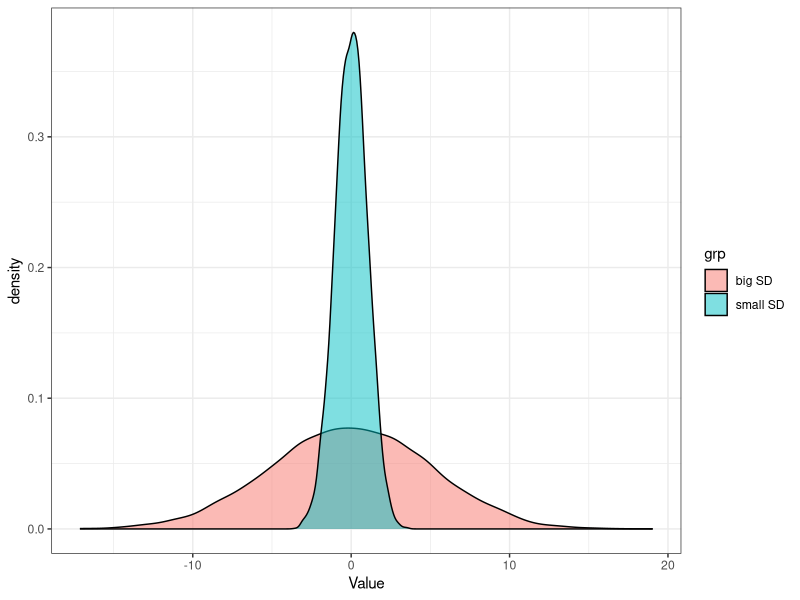

Reproduce this figure in R.
## ---- chunk 1
knitr::opts_chunk$set(echo = TRUE)
## ---- chunk 2
library(ggplot2)
x1 <- rnorm(10000, 0, 5)
x2 <- rnorm(10000, mean = 0, sd = 1)
df <- data.frame(x = c(x1, x2),
                 grp = rep(c("big SD", "small SD"), each = 10000))

ggplot(df, aes(x = x,
               group = grp,
               fill = grp)) +
  geom_density(alpha = 0.5) +
  labs(x = "Value") +
  theme_bw() 
